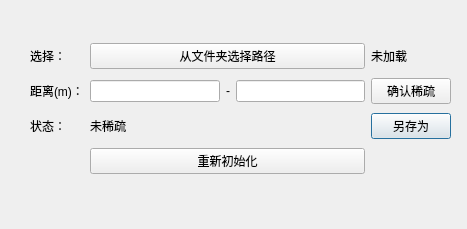
<?xml version="1.0" encoding="UTF-8"?>
<ui version="4.0">
 <class>RouteSparseDialog</class>
 <widget class="QDialog" name="RouteSparseDialog">
  <property name="geometry">
   <rect>
    <x>0</x>
    <y>0</y>
    <width>467</width>
    <height>229</height>
   </rect>
  </property>
  <property name="windowTitle">
   <string>Dialog</string>
  </property>
  <widget class="QWidget" name="gridLayoutWidget">
   <property name="geometry">
    <rect>
     <x>30</x>
     <y>40</y>
     <width>421</width>
     <height>141</height>
    </rect>
   </property>
   <layout class="QGridLayout" name="gridLayout">
    <property name="sizeConstraint">
     <enum>QLayout::SetDefaultConstraint</enum>
    </property>
    <item row="3" column="2">
     <widget class="QPushButton" name="saveAsButton">
      <property name="text">
       <string>另存为</string>
      </property>
     </widget>
    </item>
    <item row="2" column="2">
     <widget class="QPushButton" name="sparseButton">
      <property name="text">
       <string>确认稀疏</string>
      </property>
     </widget>
    </item>
    <item row="3" column="1">
     <widget class="QLabel" name="sparseStatusLabel">
      <property name="text">
       <string>未稀疏</string>
      </property>
     </widget>
    </item>
    <item row="3" column="0">
     <widget class="QLabel" name="label">
      <property name="text">
       <string>状态：</string>
      </property>
     </widget>
    </item>
    <item row="2" column="0">
     <widget class="QLabel" name="label_3">
      <property name="text">
       <string>距离(m)：</string>
      </property>
     </widget>
    </item>
    <item row="1" column="0">
     <widget class="QLabel" name="label_2">
      <property name="text">
       <string>选择：</string>
      </property>
     </widget>
    </item>
    <item row="1" column="1">
     <widget class="QPushButton" name="openFileButton">
      <property name="text">
       <string>从文件夹选择路径</string>
      </property>
     </widget>
    </item>
    <item row="1" column="2">
     <widget class="QLabel" name="loadStatusLabel">
      <property name="text">
       <string>未加载</string>
      </property>
     </widget>
    </item>
    <item row="4" column="1">
     <widget class="QPushButton" name="initButton">
      <property name="text">
       <string>重新初始化</string>
      </property>
     </widget>
    </item>
    <item row="2" column="1">
     <layout class="QHBoxLayout" name="horizontalLayout">
      <item>
       <widget class="QLineEdit" name="factorStartEdit">
        <property name="maxLength">
         <number>10</number>
        </property>
       </widget>
      </item>
      <item>
       <widget class="QLabel" name="label_4">
        <property name="text">
         <string>-</string>
        </property>
       </widget>
      </item>
      <item>
       <widget class="QLineEdit" name="factorEndEdit"/>
      </item>
     </layout>
    </item>
   </layout>
  </widget>
 </widget>
 <resources/>
 <connections/>
</ui>
